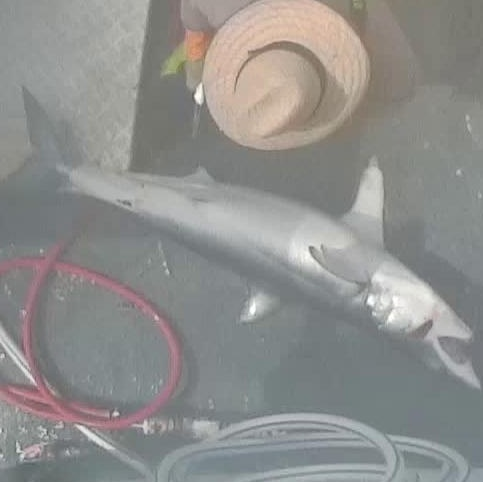
#> input picture scripts/img_07473.jpg, 483 x 482 px, found by its file name
$ python corners.py
#> lines starting #> are read from the running program, lines starting #| are printed output that depends on the picture; after the words box and inside, x2 and y2 are one past the last pixel; in counts of white or black regions, pixels touching at a corner belong together
import cv2
import matplotlib.pyplot as plt
import numpy as np

img = cv2.imread('img_07473.jpg')
#> img is the input picture: shape (482, 483, 3); mean B, G, R 140.8, 142.9, 142.9

gray = cv2.cvtColor(img,cv2.COLOR_BGR2GRAY)
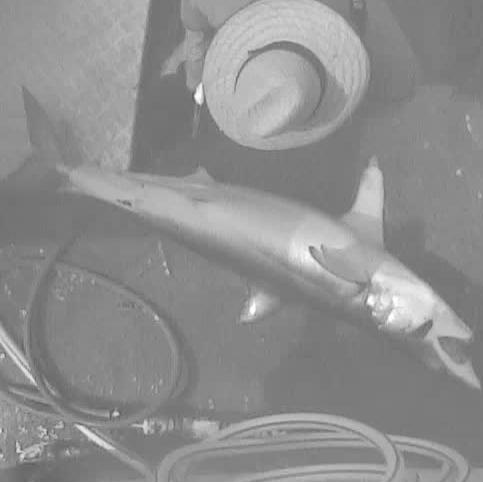
#> gray: shape (482, 483); min 86, max 255, mean 142.7
#gray = np.float32(gray)

corners = cv2.goodFeaturesToTrack(gray,25,0.01,10)
#> corners = 25 rows, first 8: [17, 451], [200, 104], [118, 414], [309, 247], [45, 429], [3, 354], [2, 455], [67, 450]
corners = np.int0(corners)

for i in corners:
    x,y = i.ravel()
    cv2.circle(img,(x,y),3,255,-1)
#> this loop made 25 passes
#> (x, y) on passes 1 to 12: (17, 451), (200, 104), (118, 414), (309, 247), (45, 429), (3, 354), (2, 455), (67, 450), (145, 421), (23, 428), (146, 433), (248, 51)
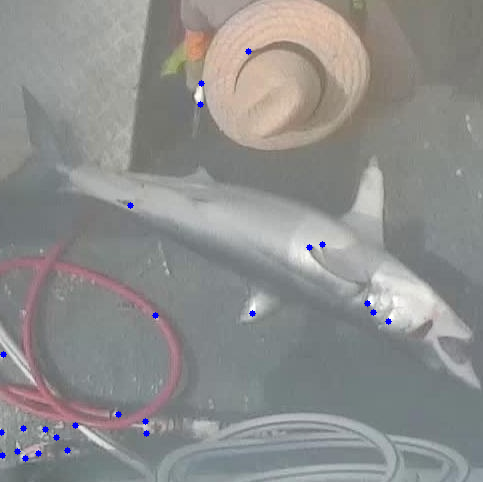
#> img: shape (482, 483, 3); 0.31% of pixels changed, all inside (x1, y1, x2, y2) = (0, 48, 392, 462)

plt.imshow(img)
plt.savefig("corners.png")
